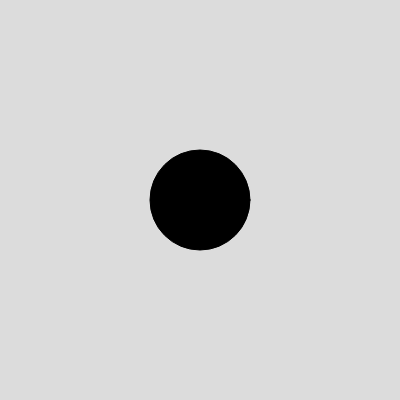
Frame 1 (no input)
Frame 60 (no input): identical to frame 1, image omitted
Frame 120 (the mouse pressed at the canvas centre since frame 60): blank canvas, image omitted

The p5.js sketch that drew this single still picture (run headless with seeded random() and noise() and a simulated clock; from frame 60 on, the mouse is pressed at the canvas centre):

// p5.js sketch
// ── sketch.js
let a_walker;

function setup() {
  createCanvas(400, 400);
  a_walker=new walker;
}

function draw() {
  background(220);
  a_walker.balloon();
  a_walker.update();

  if (mouseIsPressed) {
  let wind = createVector(0, -0.5);
  a_walker.applyforce(wind);
  }
}

// ── a_walker.js
class walker {
    constructor() {
        this.pos=createVector(width/2, height/2);
        this.vel=createVector();
        this.acc=createVector();
    }

    balloon() {
        fill("black");
        circle(this.pos.x, this.pos.y, 100);
    }

    update() {
        this.pos.add(this.vel);
        this.vel.add(this.acc);
        this.acc.mult(0)
    }

    applyforce(force) {
        this.acc.add(force);
    }
}
